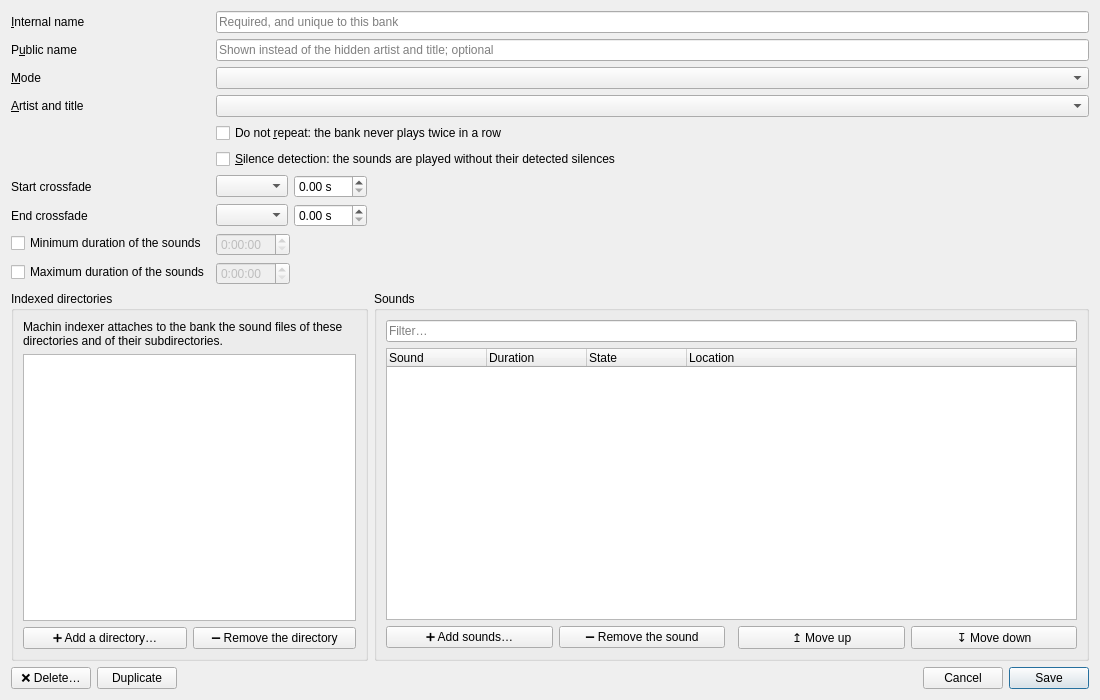
<?xml version="1.0" encoding="UTF-8"?>
<ui version="4.0">
 <class>BankCard</class>
 <widget class="QWidget" name="BankCard">
  <property name="geometry">
   <rect>
    <x>0</x>
    <y>0</y>
    <width>1100</width>
    <height>700</height>
   </rect>
  </property>
  <layout class="QVBoxLayout" name="arrangement" stretch="0,1,0">
   <item>
    <layout class="QFormLayout" name="form">
     <item row="0" column="0">
      <widget class="QLabel" name="internal_name_caption">
       <property name="text">
        <string>&amp;Internal name</string>
       </property>
       <property name="buddy">
        <cstring>internal_name</cstring>
       </property>
      </widget>
     </item>
     <item row="0" column="1">
      <widget class="QLineEdit" name="internal_name">
       <property name="maxLength">
        <number>255</number>
       </property>
       <property name="placeholderText">
        <string>Required, and unique to this bank</string>
       </property>
      </widget>
     </item>
     <item row="1" column="0">
      <widget class="QLabel" name="public_name_caption">
       <property name="text">
        <string>P&amp;ublic name</string>
       </property>
       <property name="buddy">
        <cstring>public_name</cstring>
       </property>
      </widget>
     </item>
     <item row="1" column="1">
      <widget class="QLineEdit" name="public_name">
       <property name="maxLength">
        <number>255</number>
       </property>
       <property name="placeholderText">
        <string>Shown instead of the hidden artist and title; optional</string>
       </property>
      </widget>
     </item>
     <item row="2" column="0">
      <widget class="QLabel" name="mode_caption">
       <property name="text">
        <string>&amp;Mode</string>
       </property>
       <property name="buddy">
        <cstring>mode</cstring>
       </property>
      </widget>
     </item>
     <item row="2" column="1">
      <widget class="QComboBox" name="mode"/>
     </item>
     <item row="3" column="0">
      <widget class="QLabel" name="hiding_caption">
       <property name="text">
        <string>&amp;Artist and title</string>
       </property>
       <property name="buddy">
        <cstring>hiding</cstring>
       </property>
      </widget>
     </item>
     <item row="3" column="1">
      <widget class="QComboBox" name="hiding"/>
     </item>
     <item row="4" column="1">
      <widget class="QCheckBox" name="no_repeat">
       <property name="text">
        <string>Do not &amp;repeat: the bank never plays twice in a row</string>
       </property>
      </widget>
     </item>
     <item row="5" column="1">
      <widget class="QCheckBox" name="detection_silences">
       <property name="text">
        <string>&amp;Silence detection: the sounds are played without their detected silences</string>
       </property>
       <property name="toolTip">
        <string>Each sound played through the bank starts at its detected start and stops at its detected end, measured by the full audit.</string>
       </property>
      </widget>
     </item>
     <item row="6" column="0">
      <widget class="QLabel" name="start_crossfade_caption">
       <property name="text">
        <string>Start crossfade</string>
       </property>
       <property name="buddy">
        <cstring>start_crossfade_rule</cstring>
       </property>
      </widget>
     </item>
     <item row="6" column="1">
      <layout class="QHBoxLayout" name="start_crossfade_layout" stretch="0,0,1">
       <item>
        <widget class="QComboBox" name="start_crossfade_rule">
         <property name="toolTip">
          <string>The start crossfade of the sounds played through this bank: their own, the bank's for those that have none, or the bank's for all</string>
         </property>
        </widget>
       </item>
       <item>
        <widget class="QDoubleSpinBox" name="start_crossfade">
         <property name="suffix">
          <string notr="true"> s</string>
         </property>
         <property name="decimals">
          <number>2</number>
         </property>
         <property name="maximum">
          <double>600.0</double>
         </property>
         <property name="singleStep">
          <double>0.5</double>
         </property>
        </widget>
       </item>
       <item>
        <spacer name="start_crossfade_space">
         <property name="orientation">
          <enum>Qt::Orientation::Horizontal</enum>
         </property>
        </spacer>
       </item>
      </layout>
     </item>
     <item row="7" column="0">
      <widget class="QLabel" name="end_crossfade_caption">
       <property name="text">
        <string>End crossfade</string>
       </property>
       <property name="buddy">
        <cstring>end_crossfade_rule</cstring>
       </property>
      </widget>
     </item>
     <item row="7" column="1">
      <layout class="QHBoxLayout" name="end_crossfade_layout" stretch="0,0,1">
       <item>
        <widget class="QComboBox" name="end_crossfade_rule">
         <property name="toolTip">
          <string>The end crossfade of the sounds played through this bank: their own, the bank's for those that have none, or the bank's for all</string>
         </property>
        </widget>
       </item>
       <item>
        <widget class="QDoubleSpinBox" name="end_crossfade">
         <property name="suffix">
          <string notr="true"> s</string>
         </property>
         <property name="decimals">
          <number>2</number>
         </property>
         <property name="maximum">
          <double>600.0</double>
         </property>
         <property name="singleStep">
          <double>0.5</double>
         </property>
        </widget>
       </item>
       <item>
        <spacer name="end_crossfade_space">
         <property name="orientation">
          <enum>Qt::Orientation::Horizontal</enum>
         </property>
        </spacer>
       </item>
      </layout>
     </item>
     <item row="8" column="0">
      <widget class="QCheckBox" name="has_min_duration">
       <property name="text">
        <string>Minimum duration of the sounds</string>
       </property>
       <property name="toolTip">
        <string>Optional: a sound of the bank outside it is flagged, without being refused</string>
       </property>
      </widget>
     </item>
     <item row="8" column="1">
      <layout class="QHBoxLayout" name="min_duration_layout" stretch="0,1">
       <item>
        <widget class="QTimeEdit" name="min_duration">
         <property name="enabled">
          <bool>false</bool>
         </property>
         <property name="displayFormat">
          <string notr="true">H:mm:ss</string>
         </property>
        </widget>
       </item>
       <item>
        <spacer name="min_duration_space">
         <property name="orientation">
          <enum>Qt::Orientation::Horizontal</enum>
         </property>
        </spacer>
       </item>
      </layout>
     </item>
     <item row="9" column="0">
      <widget class="QCheckBox" name="has_max_duration">
       <property name="text">
        <string>Maximum duration of the sounds</string>
       </property>
       <property name="toolTip">
        <string>Optional: a sound of the bank outside it is flagged, without being refused</string>
       </property>
      </widget>
     </item>
     <item row="9" column="1">
      <layout class="QHBoxLayout" name="max_duration_layout" stretch="0,1">
       <item>
        <widget class="QTimeEdit" name="max_duration">
         <property name="enabled">
          <bool>false</bool>
         </property>
         <property name="displayFormat">
          <string notr="true">H:mm:ss</string>
         </property>
        </widget>
       </item>
       <item>
        <spacer name="max_duration_space">
         <property name="orientation">
          <enum>Qt::Orientation::Horizontal</enum>
         </property>
        </spacer>
       </item>
      </layout>
     </item>
    </layout>
   </item>
   <item>
    <layout class="QHBoxLayout" name="lists" stretch="1,2">
     <item>
      <widget class="QGroupBox" name="directory_group">
       <property name="title">
        <string>Indexed directories</string>
       </property>
       <layout class="QVBoxLayout" name="directory_layout">
        <item>
         <widget class="QLabel" name="directory_explanation">
          <property name="text">
           <string>Machin indexer attaches to the bank the sound files of these directories and of their subdirectories.</string>
          </property>
          <property name="wordWrap">
           <bool>true</bool>
          </property>
         </widget>
        </item>
        <item>
         <widget class="QListWidget" name="directories">
          <property name="alternatingRowColors">
           <bool>true</bool>
          </property>
         </widget>
        </item>
        <item>
         <layout class="QHBoxLayout" name="directory_buttons">
          <item>
           <widget class="QPushButton" name="add_directory">
            <property name="text">
             <string>➕ Add a directory…</string>
            </property>
           </widget>
          </item>
          <item>
           <widget class="QPushButton" name="remove_directory">
            <property name="text">
             <string>➖ Remove the directory</string>
            </property>
           </widget>
          </item>
         </layout>
        </item>
       </layout>
      </widget>
     </item>
     <item>
      <widget class="QGroupBox" name="sound_group">
       <property name="title">
        <string>Sounds</string>
       </property>
       <layout class="QVBoxLayout" name="sound_layout">
        <item>
         <widget class="QLineEdit" name="sound_filter">
          <property name="toolTip">
           <string>The sounds of which a column contains this text, whatever the case and the accents</string>
          </property>
          <property name="placeholderText">
           <string>Filter…</string>
          </property>
          <property name="clearButtonEnabled">
           <bool>true</bool>
          </property>
         </widget>
        </item>
        <item>
         <widget class="QTreeWidget" name="sounds">
          <property name="alternatingRowColors">
           <bool>true</bool>
          </property>
          <property name="selectionMode">
           <enum>QAbstractItemView::SelectionMode::ExtendedSelection</enum>
          </property>
          <property name="rootIsDecorated">
           <bool>false</bool>
          </property>
          <property name="uniformRowHeights">
           <bool>true</bool>
          </property>
          <column>
           <property name="text">
            <string>Sound</string>
           </property>
          </column>
          <column>
           <property name="text">
            <string>Duration</string>
           </property>
          </column>
          <column>
           <property name="text">
            <string>State</string>
           </property>
          </column>
          <column>
           <property name="text">
            <string>Location</string>
           </property>
          </column>
         </widget>
        </item>
        <item>
         <layout class="QHBoxLayout" name="sound_buttons">
          <item>
           <widget class="QPushButton" name="add_sounds">
            <property name="text">
             <string>➕ Add sounds…</string>
            </property>
           </widget>
          </item>
          <item>
           <widget class="QPushButton" name="remove_sound">
            <property name="text">
             <string>➖ Remove the sound</string>
            </property>
           </widget>
          </item>
          <item>
           <spacer name="sound_space">
            <property name="orientation">
             <enum>Qt::Orientation::Horizontal</enum>
            </property>
           </spacer>
          </item>
          <item>
           <widget class="QPushButton" name="raise_">
            <property name="text">
             <string>↥ Move up</string>
            </property>
           </widget>
          </item>
          <item>
           <widget class="QPushButton" name="go_down">
            <property name="text">
             <string>↧ Move down</string>
            </property>
           </widget>
          </item>
         </layout>
        </item>
       </layout>
      </widget>
     </item>
    </layout>
   </item>
   <item>
    <layout class="QHBoxLayout" name="foot" stretch="0,0,1,0,0">
     <item>
      <widget class="QPushButton" name="delete">
       <property name="text">
        <string>❌ Delete…</string>
       </property>
       <property name="toolTip">
        <string>Deletes the element from the database, after confirmation; no file is touched.</string>
       </property>
      </widget>
     </item>
     <item>
      <widget class="QPushButton" name="duplicate">
       <property name="text">
        <string>Duplicate</string>
       </property>
       <property name="toolTip">
        <string>Opens a copy of the element in a new card; nothing is saved before “Save”.</string>
       </property>
      </widget>
     </item>
     <item>
      <widget class="QLabel" name="message">
       <property name="wordWrap">
        <bool>true</bool>
       </property>
      </widget>
     </item>
     <item>
      <widget class="QPushButton" name="cancel">
       <property name="text">
        <string>Cancel</string>
       </property>
      </widget>
     </item>
     <item>
      <widget class="QPushButton" name="save">
       <property name="text">
        <string>Save</string>
       </property>
       <property name="default">
        <bool>true</bool>
       </property>
      </widget>
     </item>
    </layout>
   </item>
  </layout>
 </widget>
 <resources/>
 <connections/>
</ui>
